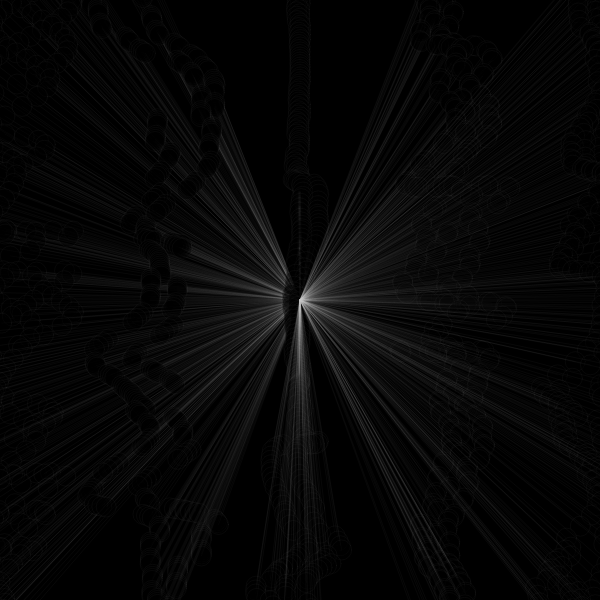
Frame 1 (no input)
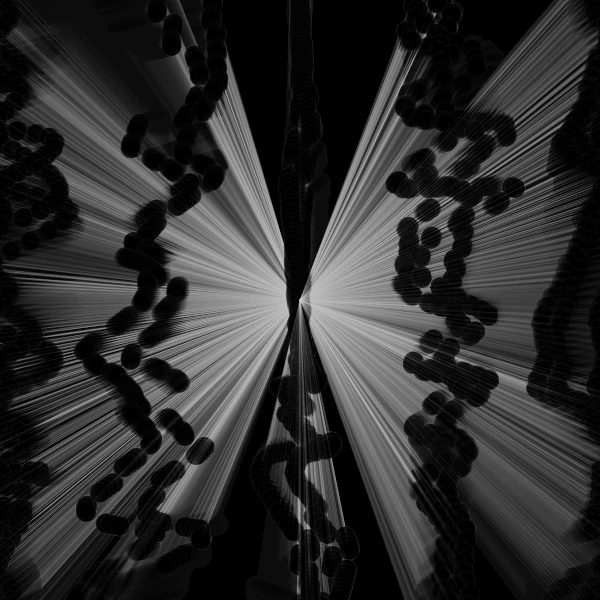
Frame 60 (no input)
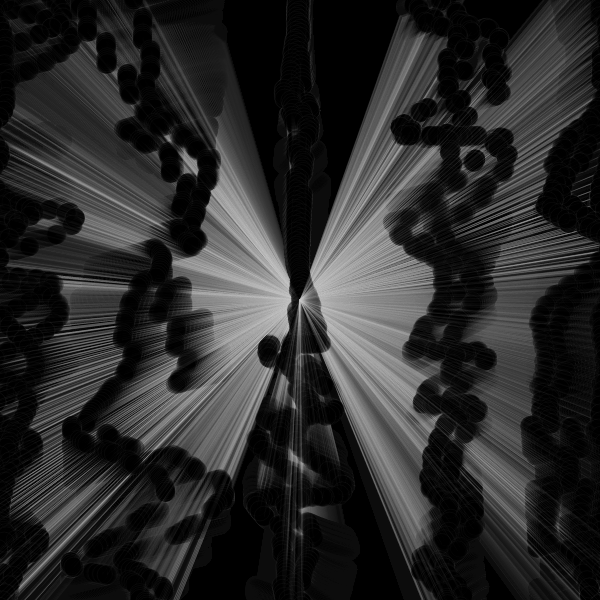
Frame 120 (the mouse pressed at the canvas centre since frame 60)

The p5.js sketch that drew these frames (run headless with seeded random() and noise() and a simulated clock; from frame 60 on, the mouse is pressed at the canvas centre):

// p5.js sketch
// ── sketch.js
//inspo from Fiona 

let moverSystems = [];
let num = 10;
let cells, cols, rows;
let offset, margin;
let cellW, cellH;
let bg;
let graphics;

function setup() {
  w = 600;
  var canvas;
    if(windowWidth>=600 && windowHeight >=600){
      canvas = createCanvas(600, 600);
    }
    else{
      canvas = createCanvas(windowWidth, windowHeight - 100);
    }

  var x = (windowWidth - width) / 2;
  var y = (windowHeight - height) / 2;

  canvas.position(x, y);
  background(0);
  noStroke();

}
var t = 0;

function draw(){
  background(0, 10)
  t+=1/600
  stroke(200, 10)
  strokeWeight(4)
  fill(0, 100)
  strokeWeight(1)
  for(var x=0;x<width+30;x+=150){
    for(var y=-40;y<height+40;y+=2){
      var a=noise(x,y/width,t)*100
    　var b=noise(x,y/width+t)*5
      line(x+cos(b)*(sin(a)-sin(x|y))*40,y+sin(a)*10,width/2, height/2)
      ellipse(x+cos(b)*(sin(a)-sin(x|y))*40,y+sin(a)*10, 20, 20);
     }
  }
}
